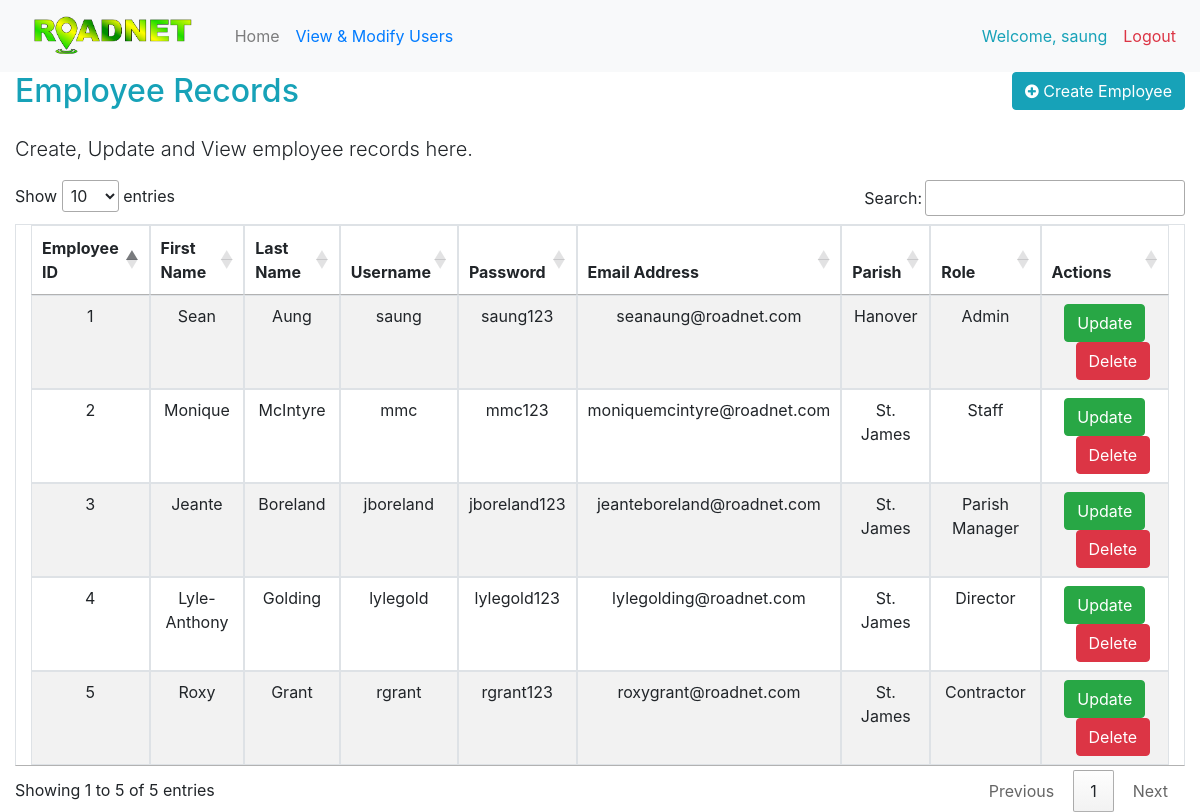
The page /admin/crud.php (signed in) on the database its author committed.
### tables this page shows
CREATE TABLE employee (
    eid int NOT NULL UNIQUE AUTO_INCREMENT,
    fname VARCHAR(30) NOT NULL,
    lname VARCHAR(30) NOT NULL,
    username VARCHAR(30) NOT NULL,
    password VARCHAR(25) NOT NULL,
    email VARCHAR(50) NOT NULL,
    parish VARCHAR(25) NOT NULL,
    role VARCHAR(20) NOT NULL,

    PRIMARY KEY (eid)
);

### admin/crud.php (the view, shortened to what this page needs)
<!DOCTYPE html>
<html lang="en">
    <head>
        <link rel="stylesheet" href="https://cdn.jsdelivr.net/npm/bootstrap@4.6.0/dist/css/bootstrap.min.css">
        <link rel="stylesheet" href="https://stackpath.bootstrapcdn.com/bootstrap/4.5.2/css/bootstrap.min.css">
        <link rel="stylesheet" href="https://maxcdn.bootstrapcdn.com/font-awesome/4.7.0/css/font-awesome.min.css">
        <link rel="stylesheet" href="http://cdn.datatables.net/1.10.2/css/jquery.dataTables.min.css"></style>
    </head>
    <body>
        <nav class="navbar navbar-expand-lg navbar-light bg-light">
            <div class="navbar-brand col-6 col-lg-2">
                <img src="http://localhost/roadnet/rimages/logo.png" class="img-fluid">
            </div>
            <div class="collapse navbar-collapse" id="navbarText">
                <ul class="navbar-nav mr-auto">
                    <li class="nav-item">
                        <a class="nav-link" href="http://localhost/roadnet/admin/admin_home.php">Home</a>
                    </li>
                    <li class="nav-item active">
                        <a class="nav-link text-primary" href="http://localhost/roadnet/admin/crud.php">View & Modify Users<span class="sr-only">(current)</span></a>
                    </li>
                </ul>
                <span class="navbar-text">
                    <ul class="navbar-nav mr-auto">
                        <?php
                            echo
                                '<li class="nav-item">
                                    <a class="nav-link text-center text-info">Welcome, '.$_SESSION['admin_login'].'</a>
                                </li>';
                            echo '
                                <li class="nav-item">
                                    <a  href="http://localhost/roadnet/logout.php" class="nav-link text-center text-danger">Logout</a>
                                </li>';
                        ?>
                    </ul>
                </span>
            </div>
        </nav>
    <div class="container-fluid col-12 col-md-12 col-lg-12 col-xl-12">
        <div class="row">
            <div class="col-md-12">
                <div class=" mb-3 list-inline">
                    <h2 class="list-inline-item text-info">Employee Records</h2>
                    <a href="http://localhost/roadnet/admin/createusr/createuser.php" class="btn btn-info list-inline-item pull-right"><i class="fa fa-plus-circle"></i> Create Employee</a>
                </div>
                <p class="lead">Create, Update and View employee records here. </p>
                <?php
                require_once "config.php";
                $sql = "SELECT * FROM employee";
                if ($result = mysqli_query($link, $sql)) {
                    if (mysqli_num_rows($result) > 0) {
                        echo '<table id="myTable" class="col-12 col-md-12 col-lg-12 col-xl-12 table text-center table-bordered table-striped">';
                        echo '<thead >';
                        echo "<tr>";
                        echo "<th>Employee ID</th>";
                        echo "<th>First Name</th>";
                        echo "<th>Last Name</th>";
                        echo "<th>Username</th>";
                        echo "<th>Password</th>";
                        echo "<th>Email Address</th>";
                        echo "<th>Parish</th>";
                        echo "<th>Role</th>";
                        echo "<th>Actions</th>";
                        echo "</tr>";
                        echo "</thead>";
                        echo "<tbody>";
                        while ($row = mysqli_fetch_array($result)) {
                            echo "<tr>";
                            echo "<td>" . $row['eid'] . "</td>";
                            echo "<td>" . $row['fname'] . "</td>";
                            echo "<td>" . $row['lname'] . "</td>";
                            echo "<td>" . $row['username'] . "</td>";
                            echo "<td>" . $row['password'] . "</td>";
                            echo "<td>" . $row['email'] . "</td>";
                            echo "<td>" . $row['parish'] . "</td>";
                            echo "<td>" . $row['role'] . "</td>";
                            echo '<td>';
                            echo '<a href="update.php?id=' . $row['eid'] . '" class=" mx-auto  btn btn-success" >Update</a>';
                            echo '<a href="delete.php?id=' . $row['eid'] . '" class=" ml-3  btn btn-danger" >Delete</a>';
                            echo "</td>";
                            echo "</tr>";
                        }
                        echo "</tbody>";
                        echo "</table>";
                    } else {
                        echo '<div class="alert alert-danger"><em>No employee records were found.</em></div>';
                    }
                } else {
                    echo "Oops! Something went wrong. Please try again later.";
                }
                ?>
            </div>
        </div>
    </div>
</body>
</html>

### rows shown on the page
employee: eid "1", fname "Sean", lname "Aung", username "saung", password "saung123", email "seanaung@roadnet.com", parish "Hanover", role "Admin"
employee: eid "2", fname "Monique", lname "McIntyre", username "mmc", password "mmc123", email "moniquemcintyre@roadnet.com", parish "St. James", role "Staff"
employee: eid "3", fname "Jeante", lname "Boreland", username "jboreland", password "jboreland123", email "jeanteboreland@roadnet.com", parish "St. James", role "Parish Manager"
employee: eid "4", fname "Lyle-Anthony", lname "Golding", username "lylegold", password "lylegold123", email "lylegolding@roadnet.com", parish "St. James", role "Director"
employee: eid "5", fname "Roxy", lname "Grant", username "rgrant", password "rgrant123", email "roxygrant@roadnet.com", parish "St. James", role "Contractor"

### other values the page prints
$_SESSION['admin_login'] "saung"
